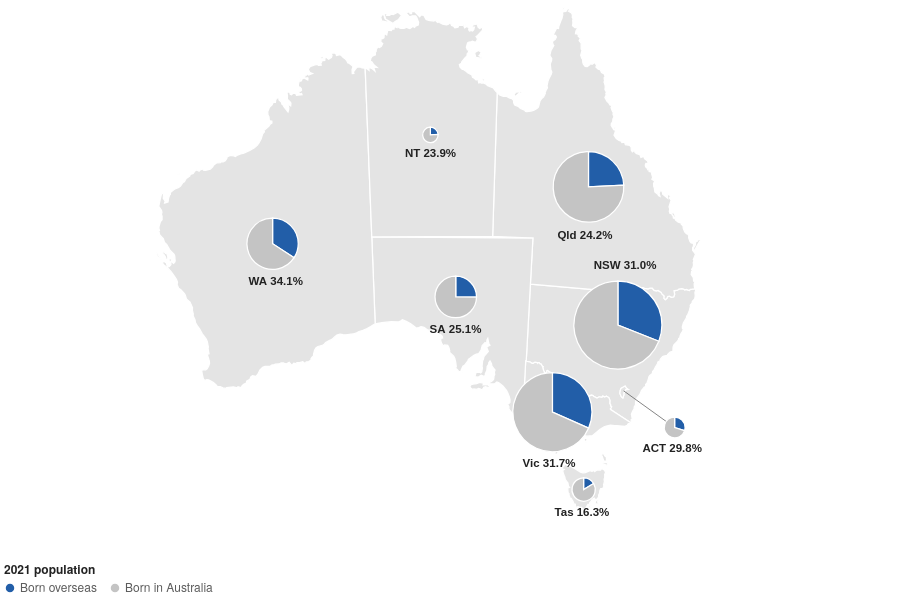

The specification (Vega-Lite) saved for this image:
### Vega-Lite specification from a JSON file in a GitHub repository (floating-point values rounded to 4 significant figures; data arrays with more than 128 entries replaced by an {"elided": "..."} marker saying what was removed)
{"$schema": "https://vega.github.io/schema/vega-lite/v5.json", "width": 900, "height": 540, "autosize": {"type": "pad"}, "config": {"background": null, "font": "IBM Plex Sans, Helvetica Neue, Arial, sans-serif", "padding": 4, "view": {"stroke": null}, "axis": {"labelColor": "#5c5c5c", "titleColor": "#5c5c5c", "gridColor": "#d0d0d0", "domainColor": "#d0d0d0", "tickColor": "#d0d0d0", "labelFont": "IBM Plex Sans, Helvetica Neue, Arial, sans-serif", "labelFontSize": 11, "titleFont": "IBM Plex Sans, Helvetica Neue, Arial, sans-serif", "titleFontWeight": 500, "titleFontSize": 11.5}, "legend": {"labelColor": "#5c5c5c", "titleColor": "#222222", "labelFont": "IBM Plex Sans, Helvetica Neue, Arial, sans-serif", "titleFont": "IBM Plex Sans, Helvetica Neue, Arial, sans-serif", "titleFontWeight": 600, "labelFontSize": 12, "titleFontSize": 12, "symbolStrokeColor": "#ffffff"}, "text": {"color": "#222222", "font": "IBM Plex Sans, Helvetica Neue, Arial, sans-serif"}, "tooltipFormat": {"numberFormat": ",.0f"}}, "projection": {"type": "conicEqualArea", "parallels": [-18, -36], "rotate": [-134, 0]}, "params": [{"name": "hl", "value": "", "bind": {"input": "select", "options": ["", "Western Australia", "Victoria", "New South Wales", "Australian Capital Territory", "South Australia", "Queensland", "Northern Territory", "Tasmania"], "labels": ["All states", "Western Australia", "Victoria", "New South Wales", "Australian Capital Territory", "South Australia", "Queensland", "Northern Territory", "Tasmania"], "name": "Highlight a state "}}], "layer": [{"data": {"values": {"type": "Topology", "arcs": {"elided": "106 rows, 2810 int values in total"}, "transform": {"scale": [0.002035, 0.001652], "translate": [112.9, -43.63]}, "objects": {"states": {"type": "GeometryCollection", "geometries": [{"arcs": [[0, 1, 2, 3, 4, 5, 6, 7, 8, 9, 10, 11, 12, 13, 14, 15, 16, 17, 18, 19, 20, 21, 22, 23, 24, 25, 26, 27, 28, 29, 30, 31, 32, 33, 34, 35, 36, 37, 38, 39, 40, 41, 42, 43, 44, 45], [46]], "type": "Polygon", "properties": {"STATE_CODE": "1", "STATE_NAME": "New South Wales"}, "id": 0}, {"arcs": [[47, 48, 49, -38, 50, -36, 51, -34, 52, -32, 53, -30, 54, -28, 55, -26, 56, 57, -23, 58, -21, 59, 60, 61, -17, 62, -15, 63, -13, 64, -11, 65, -9, 66, -7, 67, -5, 68, 69, 70, -1, 71]], "type": "Polygon", "properties": {"STATE_CODE": "2", "STATE_NAME": "Victoria"}, "id": 1}, {"arcs": [[[-45, 72, -43, 73, -41, 74, 75, 76, 77]], [[78]], [[79]], [[80]], [[81]], [[82]]], "type": "MultiPolygon", "properties": {"STATE_CODE": "3", "STATE_NAME": "Queensland"}, "id": 2}, {"arcs": [[[83, 84, -48, 85]], [[86]]], "type": "MultiPolygon", "properties": {"STATE_CODE": "4", "STATE_NAME": "South Australia"}, "id": 3}, {"arcs": [[[87, 88]], [[89]], [[90]], [[91]]], "type": "MultiPolygon", "properties": {"STATE_CODE": "5", "STATE_NAME": "Western Australia"}, "id": 4}, {"arcs": [[[92]], [[93]], [[94]], [[95]], [[96]], [[97]]], "type": "MultiPolygon", "properties": {"STATE_CODE": "6", "STATE_NAME": "Tasmania"}, "id": 5}, {"arcs": [[[-77, 98, 99]], [[100]], [[101]], [[102]], [[103]], [[104]], [[105]]], "type": "MultiPolygon", "properties": {"STATE_CODE": "7", "STATE_NAME": "Northern Territory"}, "id": 6}, {"arcs": [[-47]], "type": "Polygon", "properties": {"STATE_CODE": "8", "STATE_NAME": "Australian Capital Territory"}, "id": 7}]}}}, "format": {"type": "topojson", "feature": "states"}}, "mark": {"type": "geoshape", "fill": "#e4e4e4", "stroke": "#ffffff", "strokeWidth": 1.25, "cursor": "pointer"}, "transform": [{"lookup": "properties.STATE_NAME", "from": {"data": {"values": [{"s_name": "Western Australia", "s_share": 34.1, "s_growth": 5.5, "s_os": 938900, "s_pop": 2749370, "s_top": "England", "s_topn": 211730}, {"s_name": "Victoria", "s_share": 31.7, "s_growth": 7.2, "s_os": 2072570, "s_pop": 6547820, "s_top": "India", "s_topn": 272250}, {"s_name": "New South Wales", "s_share": 31, "s_growth": 6.2, "s_os": 2510260, "s_pop": 8097060, "s_top": "China", "s_topn": 261330}, {"s_name": "Australian Capital Territory", "s_share": 29.8, "s_growth": 6.9, "s_os": 134900, "s_pop": 452510, "s_top": "India", "s_topn": 17510}, {"s_name": "South Australia", "s_share": 25.1, "s_growth": 3.9, "s_os": 452410, "s_pop": 1802600, "s_top": "England", "s_topn": 98770}, {"s_name": "Queensland", "s_share": 24.2, "s_growth": 6.2, "s_os": 1263640, "s_pop": 5215810, "s_top": "New Zealand", "s_topn": 229920}, {"s_name": "Northern Territory", "s_share": 23.9, "s_growth": 7.8, "s_os": 59240, "s_pop": 248150, "s_top": "Philippines", "s_topn": 7320}, {"s_name": "Tasmania", "s_share": 16.3, "s_growth": 5.5, "s_os": 92320, "s_pop": 567240, "s_top": "England", "s_topn": 20420}]}, "key": "s_name", "fields": ["s_name", "s_share", "s_growth", "s_os", "s_pop", "s_top", "s_topn"]}}], "params": [{"name": "hov33", "select": {"type": "point", "fields": ["s_name"], "on": "pointerover", "clear": "pointerout"}}], "encoding": {"stroke": {"condition": {"param": "hov33", "empty": false, "value": "#111111"}, "value": "#ffffff"}, "strokeWidth": {"condition": {"param": "hov33", "empty": false, "value": 2.5}, "value": 1.25}, "tooltip": [{"field": "s_name", "title": "State / territory"}, {"field": "s_share", "title": "Born overseas, 2021 (%)", "format": ".1f"}, {"field": "s_os", "title": "Overseas-born residents", "format": ","}, {"field": "s_pop", "title": "Total population, 2021", "format": ","}, {"field": "s_top", "title": "Largest overseas birthplace"}, {"field": "s_topn", "title": "Residents born there", "format": ","}, {"field": "s_growth", "title": "Change in share since 2001 (pts)", "format": "+.1f"}]}}, {"data": {"values": [{"lon": 149.1, "lat": -35.45, "llon": 153.6, "llat": -37.4}]}, "mark": {"type": "rule", "strokeWidth": 0.75}, "encoding": {"longitude": {"field": "lon", "type": "quantitative"}, "latitude": {"field": "lat", "type": "quantitative"}, "longitude2": {"field": "llon"}, "latitude2": {"field": "llat"}, "color": {"value": "#5c5c5c"}}}, {"data": {"values": [{"abbr": "WA", "name": "Western Australia", "lon": 121.6, "lat": -26, "r": 25.64, "a0": 0, "a1": 2.146, "part": "Born overseas", "n": 938900, "pct": 34.15}, {"abbr": "WA", "name": "Western Australia", "lon": 121.6, "lat": -26, "r": 25.64, "a0": 2.146, "a1": 6.283, "part": "Born in Australia", "n": 1810470, "pct": 65.85}, {"abbr": "Vic", "name": "Victoria", "lon": 143.4, "lat": -37.3, "r": 39.57, "a0": 0, "a1": 1.989, "part": "Born overseas", "n": 2072570, "pct": 31.65}, {"abbr": "Vic", "name": "Victoria", "lon": 143.4, "lat": -37.3, "r": 39.57, "a0": 1.989, "a1": 6.283, "part": "Born in Australia", "n": 4475250, "pct": 68.35}, {"abbr": "NSW", "name": "New South Wales", "lon": 148, "lat": -31.2, "r": 44, "a0": 0, "a1": 1.948, "part": "Born overseas", "n": 2510260, "pct": 31.0}, {"abbr": "NSW", "name": "New South Wales", "lon": 148, "lat": -31.2, "r": 44, "a0": 1.948, "a1": 6.283, "part": "Born in Australia", "n": 5586800, "pct": 69.0}, {"abbr": "ACT", "name": "Australian Capital Territory", "lon": 153.6, "lat": -37.4, "r": 10.4, "a0": 0, "a1": 1.873, "part": "Born overseas", "n": 134900, "pct": 29.81}, {"abbr": "ACT", "name": "Australian Capital Territory", "lon": 153.6, "lat": -37.4, "r": 10.4, "a0": 1.873, "a1": 6.283, "part": "Born in Australia", "n": 317610, "pct": 70.19}, {"abbr": "SA", "name": "South Australia", "lon": 135.3, "lat": -30, "r": 20.76, "a0": 0, "a1": 1.577, "part": "Born overseas", "n": 452410, "pct": 25.1}, {"abbr": "SA", "name": "South Australia", "lon": 135.3, "lat": -30, "r": 20.76, "a0": 1.577, "a1": 6.283, "part": "Born in Australia", "n": 1350190, "pct": 74.9}, {"abbr": "Qld", "name": "Queensland", "lon": 144.8, "lat": -22.4, "r": 35.31, "a0": 0, "a1": 1.522, "part": "Born overseas", "n": 1263640, "pct": 24.23}, {"abbr": "Qld", "name": "Queensland", "lon": 144.8, "lat": -22.4, "r": 35.31, "a0": 1.522, "a1": 6.283, "part": "Born in Australia", "n": 3952170, "pct": 75.77}, {"abbr": "NT", "name": "Northern Territory", "lon": 133.4, "lat": -19.4, "r": 7.703, "a0": 0, "a1": 1.5, "part": "Born overseas", "n": 59240, "pct": 23.87}, {"abbr": "NT", "name": "Northern Territory", "lon": 133.4, "lat": -19.4, "r": 7.703, "a0": 1.5, "a1": 6.283, "part": "Born in Australia", "n": 188910, "pct": 76.13}, {"abbr": "Tas", "name": "Tasmania", "lon": 146.6, "lat": -42.3, "r": 11.65, "a0": 0, "a1": 1.023, "part": "Born overseas", "n": 92320, "pct": 16.28}, {"abbr": "Tas", "name": "Tasmania", "lon": 146.6, "lat": -42.3, "r": 11.65, "a0": 1.023, "a1": 6.283, "part": "Born in Australia", "n": 474920, "pct": 83.72}]}, "mark": {"type": "arc", "stroke": "#ffffff", "strokeWidth": 1.25, "cursor": "pointer"}, "encoding": {"opacity": {"condition": {"test": "hl == '' || datum.name == hl", "value": 1}, "value": 0.2}, "longitude": {"field": "lon", "type": "quantitative"}, "latitude": {"field": "lat", "type": "quantitative"}, "theta": {"field": "a0", "type": "quantitative", "scale": null}, "theta2": {"field": "a1"}, "radius": {"field": "r", "type": "quantitative", "scale": null}, "color": {"field": "part", "type": "nominal", "scale": {"domain": ["Born overseas", "Born in Australia"], "range": ["#225ea8", "#c4c4c4"]}, "legend": {"title": "2021 population", "orient": "bottom"}}, "tooltip": [{"field": "part", "title": "Slice"}, {"field": "n", "title": "People in slice", "format": ","}, {"field": "pct", "title": "Share of state (%)", "format": ".1f"}, {"field": "s_name", "title": "State / territory"}, {"field": "s_share", "title": "Born overseas, 2021 (%)", "format": ".1f"}, {"field": "s_os", "title": "Overseas-born residents", "format": ","}, {"field": "s_pop", "title": "Total population, 2021", "format": ","}, {"field": "s_top", "title": "Largest overseas birthplace"}, {"field": "s_topn", "title": "Residents born there", "format": ","}, {"field": "s_growth", "title": "Change in share since 2001 (pts)", "format": "+.1f"}]}, "transform": [{"lookup": "name", "from": {"data": {"values": [{"s_name": "Western Australia", "s_share": 34.1, "s_growth": 5.5, "s_os": 938900, "s_pop": 2749370, "s_top": "England", "s_topn": 211730}, {"s_name": "Victoria", "s_share": 31.7, "s_growth": 7.2, "s_os": 2072570, "s_pop": 6547820, "s_top": "India", "s_topn": 272250}, {"s_name": "New South Wales", "s_share": 31, "s_growth": 6.2, "s_os": 2510260, "s_pop": 8097060, "s_top": "China", "s_topn": 261330}, {"s_name": "Australian Capital Territory", "s_share": 29.8, "s_growth": 6.9, "s_os": 134900, "s_pop": 452510, "s_top": "India", "s_topn": 17510}, {"s_name": "South Australia", "s_share": 25.1, "s_growth": 3.9, "s_os": 452410, "s_pop": 1802600, "s_top": "England", "s_topn": 98770}, {"s_name": "Queensland", "s_share": 24.2, "s_growth": 6.2, "s_os": 1263640, "s_pop": 5215810, "s_top": "New Zealand", "s_topn": 229920}, {"s_name": "Northern Territory", "s_share": 23.9, "s_growth": 7.8, "s_os": 59240, "s_pop": 248150, "s_top": "Philippines", "s_topn": 7320}, {"s_name": "Tasmania", "s_share": 16.3, "s_growth": 5.5, "s_os": 92320, "s_pop": 567240, "s_top": "England", "s_topn": 20420}]}, "key": "s_name", "fields": ["s_name", "s_share", "s_growth", "s_os", "s_pop", "s_top", "s_topn"]}}]}, {"data": {"values": [{"abbr": "WA", "lon": 121.6, "lat": -28.14, "r": 25.64, "l": "WA 34.1%"}, {"abbr": "Vic", "lon": 143.4, "lat": -40.41, "r": 39.57, "l": "Vic 31.7%"}, {"abbr": "NSW", "lon": 148, "lat": -26.95, "r": 44, "l": "NSW 31.0%"}, {"abbr": "ACT", "lon": 153.6, "lat": -38.47, "r": 10.4, "l": "ACT 29.8%"}, {"abbr": "SA", "lon": 135.3, "lat": -31.8, "r": 20.76, "l": "SA 25.1%"}, {"abbr": "Qld", "lon": 144.8, "lat": -25.21, "r": 35.31, "l": "Qld 24.2%"}, {"abbr": "NT", "lon": 133.4, "lat": -20.29, "r": 7.703, "l": "NT 23.9%"}, {"abbr": "Tas", "lon": 146.6, "lat": -43.46, "r": 11.65, "l": "Tas 16.3%"}]}, "mark": {"type": "text", "baseline": "top", "fontSize": 11.5, "font": "IBM Plex Sans Condensed, Arial Narrow, sans-serif", "fontWeight": 600}, "encoding": {"longitude": {"field": "lon", "type": "quantitative"}, "latitude": {"field": "lat", "type": "quantitative"}, "text": {"field": "l"}, "color": {"value": "#222222"}}}, {"data": {"values": [{"type": "Feature", "properties": {}, "geometry": {"type": "MultiPoint", "coordinates": [[112, -10], [158, -10], [158, -45], [112, -45]]}}]}, "mark": {"type": "geoshape", "opacity": 0, "filled": false, "strokeOpacity": 0}}], "background": "#ffffff"}
